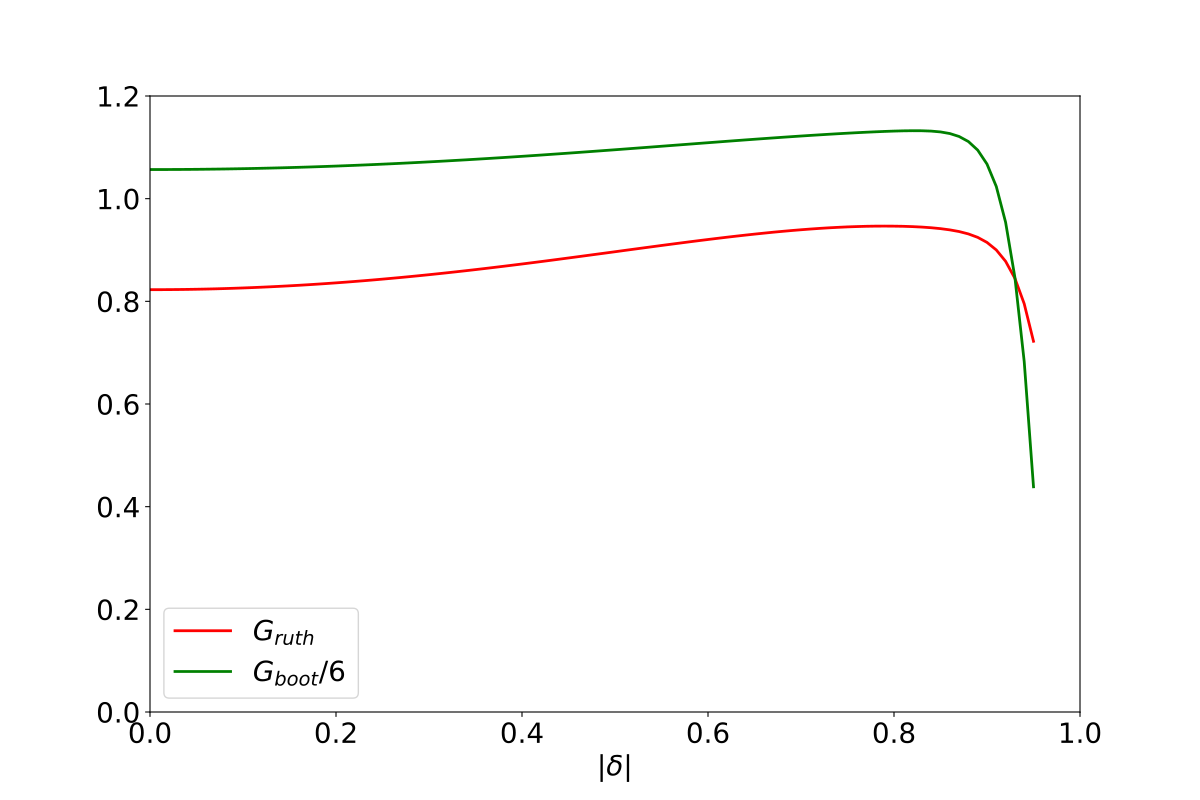

The Python source for this figure:
import numpy as np
import matplotlib.pyplot as plt

filename = 'delta.out'

data = np.loadtxt(filename)

delta = data[:, 0]
gruth = data[:, 1]
gboot = data[:, 3]/6.

fontsize = 20

fig = plt.figure (figsize = (12.0, 8.0))
plt.rc ('xtick', labelsize = fontsize) 
plt.rc ('ytick', labelsize = fontsize)

plt.xlim (0., 1.)
plt.ylim (0., 1.2)

plt.plot (delta, gruth,     color = 'red',     linewidth = 2, linestyle = 'solid', label = r"$G_{ruth}$")
plt.plot (delta, gboot,     color = 'green',   linewidth = 2, linestyle = 'solid', label = r"$G_{boot}/6$")

#plt.axvline (0., color = 'black', linewidth = 1.5, linestyle = 'dotted')

plt.xlabel('$|\delta|$', fontsize = fontsize)
plt.legend (fontsize = fontsize)

#plt.show()
plt.savefig ("Fig8.pdf")
